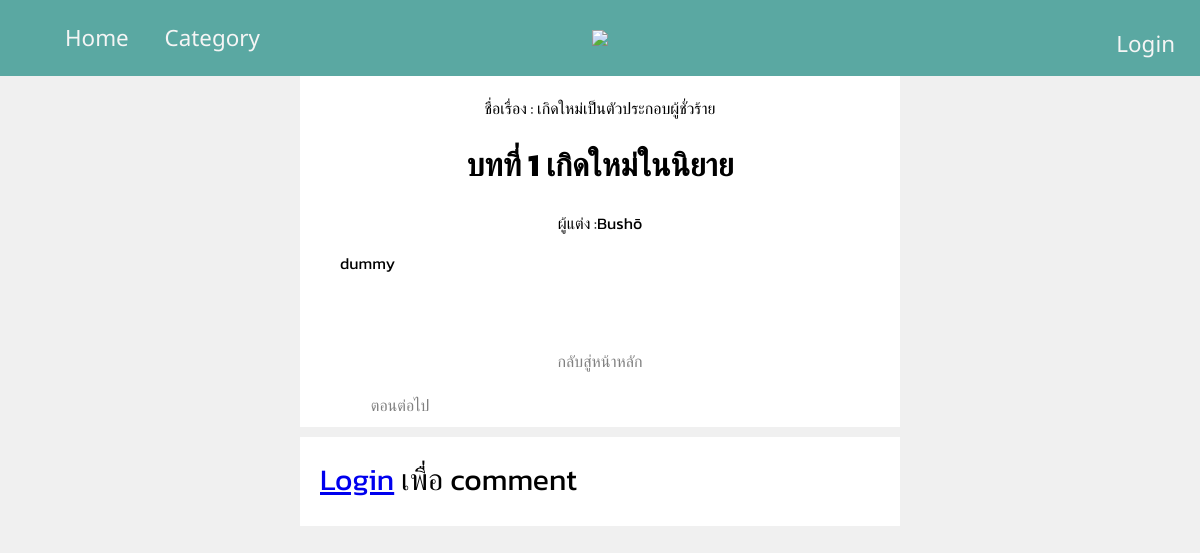
/Website/ReadAWrite/Chapter.php?chapnum=1&novelID=1, run on the app's committed database.
### Website/ReadAWrite/Chapter.php (the view, shortened to what this page needs)
<?php
include('connection.php');
$novelID = $_GET['novelID'];
$chapnum = $_GET['chapnum'];
if(empty($_SESSION['UserID'])){
  ?>
  <!doctype html>
  <html>
  <head>
      <link rel="stylesheet" href="CSS/chapter.css">
      <link rel="stylesheet" href="CSS/Home.css">
  </head>
  <body>
      <nav class="navbar">
          <div style="position:absolute; left:10px">
              <ul>
                  <li><a href="unknown_homepage.php">Home</a></li>
                  <li><a href="Category.php">Category</a></li>
              </ul>
          </div>
          <div>
              <ul>
                  <li><a href="unknown_homepage.php"><img src="image_nav/readawrite-logo-svg.svg"></a></li>
              </ul>
          </div>
          <div>
              <ul>
                  <li><a href="LoginForm.php" style="position:absolute; top:13px; right:10px;" class="dropbtn">Login</a></li>
              </ul>
          </div>
      </nav>
<?php }
$query = " SELECT * from chapter where NovelID = $novelID and ChapterNumber = $chapnum";
$result = mysqli_query($con, $query);
$row = mysqli_fetch_array($result);
$chapname = $row["ChapterName"];
$story = $row["Story"];
$query = " SELECT count(ChapterNumber) as ChapterCount from chapter where NovelID = $novelID group by NovelID ";
$result2 = mysqli_query($con, $query);
$row = mysqli_fetch_array($result2);
$chapcount = $row["ChapterCount"];
$query = " SELECT n.NovelName,p.PenName from novel n,penname p
where n.NovelID = $novelID and n.PenID = p.PenID ";
$result3 = mysqli_query($con, $query);
$row = mysqli_fetch_array($result3);
$novelname = $row["NovelName"];
$penname = $row["PenName"];
?>
            <div>
            <?php
                echo "<div class = 'main_box'> <div class = 'head_NV'> ชื่อเรื่อง : " . $novelname .
                 "<h1>" .$chapname. "</h1>ผู้แต่ง :" . $penname ."</div><p>" .$story. "</p><br><br>";
            ?>
            <?php
              if($chapnum!=1){
            ?>
            <div class = 'mycenter'>
              <div class = "button1"><a href = "Viewing.php?chapnum=<?php echo $chapnum-1 ?>&novelID=<?php echo $novelID ?>">ตอนก่อนหน้า</a></div>
              <?php
                }else{
                  ?>
                  <div class = "button1"><a></a></div>
                  <?php
                }
              ?>
              <div class = "button2"><a href = "Novel.php?novelID=<?php echo $novelID ?>">กลับสู่หน้าหลัก</a></div>
              <?php
                if($chapnum!=$chapcount){
              ?>
              <div class = "button3"><a href = "Viewing.php?chapnum=<?php echo $chapnum+1 ?>&novelID=<?php echo $novelID ?>">ตอนต่อไป</a></div>
              <?php
                }else{
                  ?>
                  <div class = "button3"><a></a></div>
                  <?php
                }
              ?>
              </div>
            </div>
            <?php
            if(isset($_SESSION['UserID'])){
              echo "<div class = 'main_box'>
              <form id='CommentForm' action='Comment.php?novelID=" .  $novelID
              ."&chapnum=" . $chapnum . "' method='post'>
              <div class = comment> comment </div> <br>
              <textarea name='comment' id='comment' required ></textarea>
              </from><br>
              <button type='submit' form='CommentForm'>submit</button>
              </div>";
            }else{
              echo "<div class = 'main_box'>
              <div class=comment ><a href='LoginForm.php'>Login</a> เพื่อ comment</div> <br>
              </div>";
            }
            ?>
        </body>
	<html>

### Website/ReadAWrite/CSS/chapter.css (style rules this page uses)
html { background-color: rgb(240, 240, 240); }
.main_box { background-color: white; padding-top: 20px; max-width: 980px; width: 50%; margin-left: auto; margin-right: auto; margin-bottom: 10px; font-style: normal; font-family: 'Kanit', sans-serif; }
h1 { color: black; font-style: normal; font-weight: bolder; font-family: 'Kanit', sans-serif; text-align: center; }
p { color: black; font-style: normal; font-family: 'Kanit', sans-serif; margin-left: 40px; margin-right: 30px; display: block; word-wrap: break-word; }
.head_NV { color: black; font-style: normal; font-family: 'Kanit', sans-serif; text-align: center; }
.main_box .button1 { text-decoration: none; text-align: center; justify-content: center; padding: 10px ; width: 30%; float: left; margin: 0; }
.main_box .button2 { text-decoration: none; text-align: center; justify-content: center; padding: 10px ; width: 30%; display: inline-block; margin: 0; }
.main_box .button2 a { text-decoration: none; color: gray; }
.main_box .button3 { text-decoration: none; text-align: center; display: inline-block; padding: 10px ; width: 30%; margin: 0; }
.main_box .button3 a { text-decoration: none; color: gray; }
.comment { margin-left: 20px; color: black; font-size: 30px; font-style: normal; font-family: 'Kanit', sans-serif; }

### Website/ReadAWrite/CSS/Home.css (style rules this page uses)
body { margin:0; }
nav { display: flex; justify-content: center; position: sticky; top:0; right:0; left:0; }
.navbar { background-color: #5aa8a2; font-family: 'Noto Sans', sans-serif; font-size: 1.4rem; }
.navbar a { z-index: 1; padding: 15px; color: whitesmoke; }
.navbar a:link { text-decoration: none; }
.navbar li { display: inline-block; }
.dropbtn { color: white; text-align: center; padding: 14px 16px; text-decoration: none; }

### data on the page
novel: NovelName "เกิดใหม่เป็นตัวประกอบผู้ชั่วร้าย", PenID.PenName "Bushō"
chapter: ChapterName "บทที่ 1 เกิดใหม่ในนิยาย", Story "dummy"
